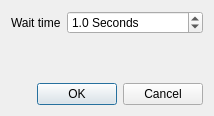
<?xml version="1.0" encoding="UTF-8"?>
<ui version="4.0">
 <class>Dialog</class>
 <widget class="QDialog" name="Dialog">
  <property name="geometry">
   <rect>
    <x>0</x>
    <y>0</y>
    <width>214</width>
    <height>116</height>
   </rect>
  </property>
  <property name="windowTitle">
   <string>Add Wait Element</string>
  </property>
  <layout class="QVBoxLayout" name="verticalLayout">
   <item>
    <layout class="QFormLayout" name="formLayout">
     <item row="0" column="1">
      <widget class="QDoubleSpinBox" name="doubleSpinBox_waitTime">
       <property name="suffix">
        <string> Seconds</string>
       </property>
       <property name="decimals">
        <number>1</number>
       </property>
       <property name="minimum">
        <double>0.100000000000000</double>
       </property>
       <property name="maximum">
        <double>30000.000000000000000</double>
       </property>
       <property name="value">
        <double>1.000000000000000</double>
       </property>
      </widget>
     </item>
     <item row="0" column="0">
      <widget class="QLabel" name="label_waitTime">
       <property name="text">
        <string>Wait time</string>
       </property>
      </widget>
     </item>
    </layout>
   </item>
   <item>
    <widget class="QDialogButtonBox" name="buttonBox_okCancel">
     <property name="orientation">
      <enum>Qt::Horizontal</enum>
     </property>
     <property name="standardButtons">
      <set>QDialogButtonBox::Cancel|QDialogButtonBox::Ok</set>
     </property>
    </widget>
   </item>
  </layout>
 </widget>
 <resources/>
 <connections>
  <connection>
   <sender>buttonBox_okCancel</sender>
   <signal>accepted()</signal>
   <receiver>Dialog</receiver>
   <slot>accept()</slot>
   <hints>
    <hint type="sourcelabel">
     <x>248</x>
     <y>254</y>
    </hint>
    <hint type="destinationlabel">
     <x>157</x>
     <y>274</y>
    </hint>
   </hints>
  </connection>
  <connection>
   <sender>buttonBox_okCancel</sender>
   <signal>rejected()</signal>
   <receiver>Dialog</receiver>
   <slot>reject()</slot>
   <hints>
    <hint type="sourcelabel">
     <x>316</x>
     <y>260</y>
    </hint>
    <hint type="destinationlabel">
     <x>286</x>
     <y>274</y>
    </hint>
   </hints>
  </connection>
 </connections>
</ui>
